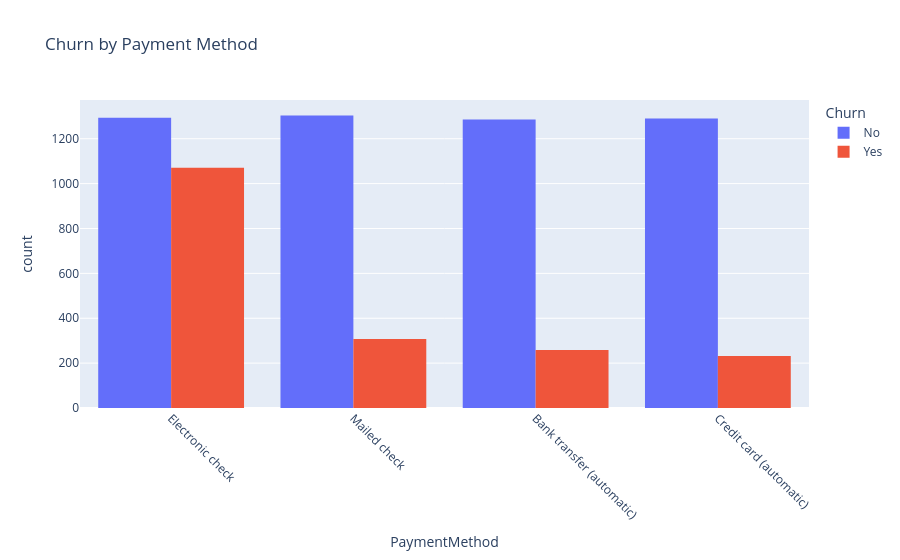

Notebook cell for this chart:
### Code cell
# Cell 6: Plotly - churn by PaymentMethod
fig = px.histogram(df, x='PaymentMethod', color='Churn', barmode='group', title='Churn by Payment Method')
fig.update_xaxes(tickangle=45)
fig.show()

### Figure 1 — Plotly figure (JSON) as saved in the notebook; plotly's stock layout.template omitted (floating-point values rounded to 4 significant figures; data arrays with more than 128 entries replaced by an {"elided": "..."} marker saying what was removed)
{"data": [{"alignmentgroup": "True", "bingroup": "x", "hovertemplate": "Churn=No<br>PaymentMethod=%{x}<br>count=%{y}<extra></extra>", "legendgroup": "No", "marker": {"color": "#636efa", "pattern": {"shape": ""}}, "name": "No", "offsetgroup": "No", "orientation": "v", "showlegend": true, "type": "histogram", "x": {"elided": "5174 str values"}, "xaxis": "x", "yaxis": "y"}, {"alignmentgroup": "True", "bingroup": "x", "hovertemplate": "Churn=Yes<br>PaymentMethod=%{x}<br>count=%{y}<extra></extra>", "legendgroup": "Yes", "marker": {"color": "#EF553B", "pattern": {"shape": ""}}, "name": "Yes", "offsetgroup": "Yes", "orientation": "v", "showlegend": true, "type": "histogram", "x": {"elided": "1869 str values"}, "xaxis": "x", "yaxis": "y"}], "layout": {"barmode": "group", "legend": {"title": {"text": "Churn"}, "tracegroupgap": 0}, "title": {"text": "Churn by Payment Method"}, "xaxis": {"anchor": "y", "domain": [0, 1], "tickangle": 45, "title": {"text": "PaymentMethod"}}, "yaxis": {"anchor": "x", "domain": [0, 1], "title": {"text": "count"}}}}
